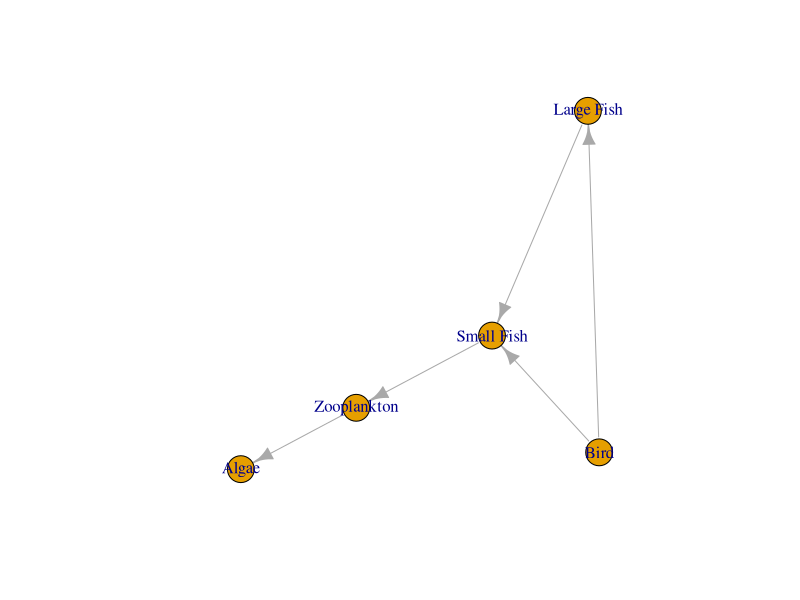
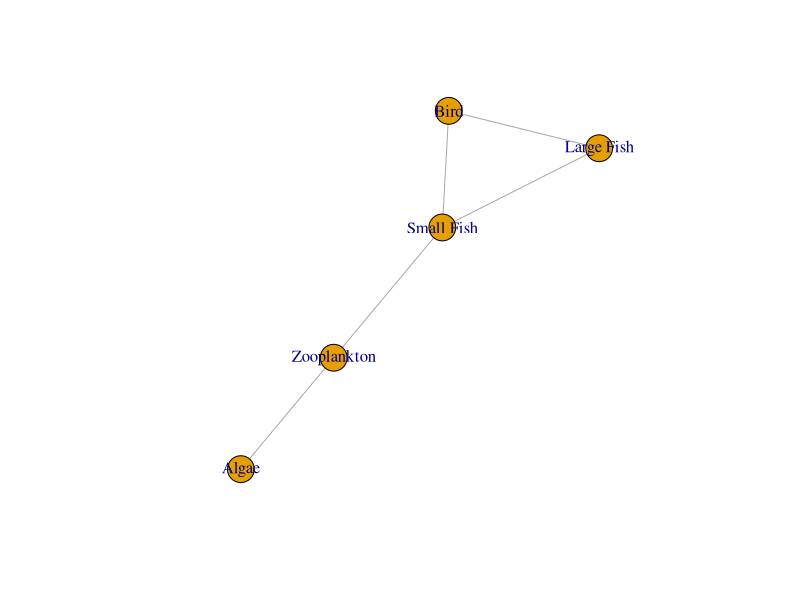
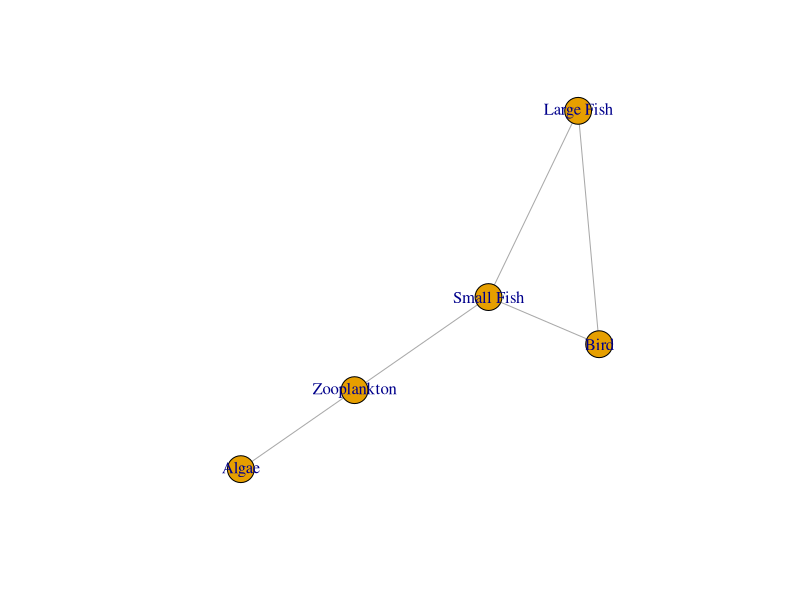

Recreate these plots in R, in order.
# Code to develop graphs from species as nodes 

library(igraph)

species <- c("Algae", "Zooplankton", "Small Fish", "Large Fish", "Bird")

predator <- c("Zooplankton", "Small Fish", "Large Fish", "Bird", "Bird")
prey <- c("Algae", "Zooplankton", "Small Fish", "Small Fish", "Large Fish")

# Exercise: create a dataframe with predators and prey inside 
interactions <- data.frame(predator, prey)

# Building the visual model
graph <- graph_from_data_frame(interactions, vertices=species)
plot(graph)

# Building the graph without arrows 
graph <- graph_from_data_frame(interactions, vertices=species, directed=FALSE)
plot(graph)

# The graph will maintain the same interactions but with a different representation
# The seed!

set.seed(42)
graph <- graph_from_data_frame(interactions, vertices=species, directed=FALSE)
plot(graph)
